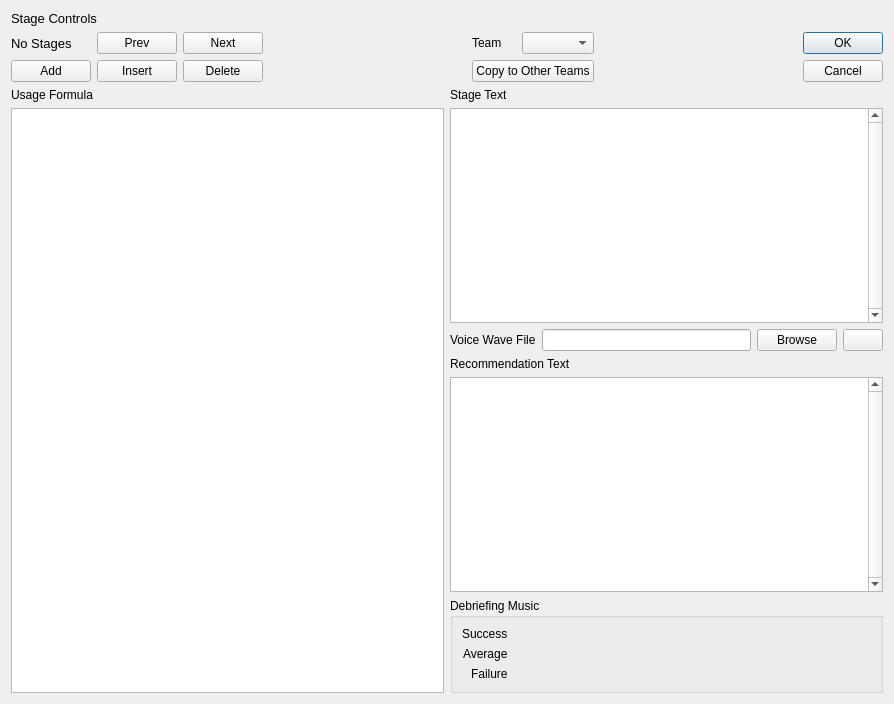
<?xml version="1.0" encoding="UTF-8"?>
<ui version="4.0">
 <class>fso::fred::dialogs::DebriefingDialog</class>
 <widget class="QDialog" name="fso::fred::dialogs::DebriefingDialog">
  <property name="geometry">
   <rect>
    <x>0</x>
    <y>0</y>
    <width>894</width>
    <height>704</height>
   </rect>
  </property>
  <property name="windowTitle">
   <string>Debriefing</string>
  </property>
  <layout class="QGridLayout" name="gridLayout_3">
   <item row="2" column="2">
    <layout class="QVBoxLayout" name="topLevelVerticalLayout">
     <item>
      <widget class="QLabel" name="stageControlLabel">
       <property name="font">
        <font>
         <pointsize>10</pointsize>
        </font>
       </property>
       <property name="text">
        <string>Stage Controls</string>
       </property>
      </widget>
     </item>
     <item>
      <layout class="QHBoxLayout" name="stageManagementAndOKLayout">
       <item>
        <layout class="QGridLayout" name="stageManagementLayout">
         <item row="1" column="4">
          <widget class="QLabel" name="teamLabel">
           <property name="text">
            <string>Team</string>
           </property>
          </widget>
         </item>
         <item row="1" column="2" alignment="Qt::AlignLeft">
          <widget class="QPushButton" name="actionNextStage">
           <property name="text">
            <string>Next</string>
           </property>
          </widget>
         </item>
         <item row="2" column="2">
          <widget class="QPushButton" name="actionDeleteStage">
           <property name="text">
            <string>Delete</string>
           </property>
          </widget>
         </item>
         <item row="1" column="3">
          <spacer name="leftTeamSpacer">
           <property name="orientation">
            <enum>Qt::Horizontal</enum>
           </property>
           <property name="sizeHint" stdset="0">
            <size>
             <width>40</width>
             <height>20</height>
            </size>
           </property>
          </spacer>
         </item>
         <item row="2" column="1">
          <widget class="QPushButton" name="actionInsertStage">
           <property name="text">
            <string>Insert</string>
           </property>
          </widget>
         </item>
         <item row="1" column="0">
          <widget class="QLabel" name="currentStageLabel">
           <property name="font">
            <font>
             <pointsize>10</pointsize>
            </font>
           </property>
           <property name="text">
            <string>No Stages</string>
           </property>
          </widget>
         </item>
         <item row="2" column="4" colspan="2">
          <widget class="QPushButton" name="actionCopyToOtherTeams">
           <property name="text">
            <string>Copy to Other Teams</string>
           </property>
          </widget>
         </item>
         <item row="1" column="5">
          <widget class="QComboBox" name="actionChangeTeams"/>
         </item>
         <item row="1" column="6">
          <spacer name="rightTeamSpacer">
           <property name="orientation">
            <enum>Qt::Horizontal</enum>
           </property>
           <property name="sizeHint" stdset="0">
            <size>
             <width>40</width>
             <height>20</height>
            </size>
           </property>
          </spacer>
         </item>
         <item row="1" column="1" alignment="Qt::AlignRight">
          <widget class="QPushButton" name="actionPrevStage">
           <property name="text">
            <string>Prev</string>
           </property>
          </widget>
         </item>
         <item row="2" column="0">
          <widget class="QPushButton" name="actionAddStage">
           <property name="text">
            <string>Add</string>
           </property>
          </widget>
         </item>
        </layout>
       </item>
       <item alignment="Qt::AlignTop">
        <widget class="QDialogButtonBox" name="okAndCancelButtons">
         <property name="orientation">
          <enum>Qt::Vertical</enum>
         </property>
         <property name="standardButtons">
          <set>QDialogButtonBox::Cancel|QDialogButtonBox::Ok</set>
         </property>
        </widget>
       </item>
      </layout>
     </item>
     <item>
      <layout class="QHBoxLayout" name="stageDetailsLayout">
       <item>
        <layout class="QVBoxLayout" name="formulaLayout">
         <item>
          <widget class="QLabel" name="formulaLabel">
           <property name="text">
            <string>Usage Formula</string>
           </property>
          </widget>
         </item>
         <item>
          <widget class="fso::fred::sexp_tree_view" name="formulaTreeView"/>
         </item>
        </layout>
       </item>
       <item>
        <layout class="QVBoxLayout" name="secondaryVerticalLayout">
         <item>
          <widget class="QLabel" name="debriefingTextLabel">
           <property name="text">
            <string>Stage Text</string>
           </property>
          </widget>
         </item>
         <item>
          <widget class="QPlainTextEdit" name="debriefingTextEdit">
           <property name="verticalScrollBarPolicy">
            <enum>Qt::ScrollBarAlwaysOn</enum>
           </property>
           <property name="plainText">
            <string/>
           </property>
          </widget>
         </item>
         <item>
          <layout class="QHBoxLayout" name="voiceFileLayout">
           <item>
            <widget class="QLabel" name="voiceFileLabel">
             <property name="text">
              <string>Voice Wave File</string>
             </property>
            </widget>
           </item>
           <item>
            <widget class="QLineEdit" name="voiceFileLineEdit"/>
           </item>
           <item>
            <widget class="QPushButton" name="voiceFileBrowseButton">
             <property name="text">
              <string>Browse</string>
             </property>
            </widget>
           </item>
           <item>
            <widget class="QPushButton" name="voiceFilePlayButton">
             <property name="text">
              <string/>
             </property>
            </widget>
           </item>
          </layout>
         </item>
         <item>
          <widget class="QLabel" name="recommendationLabel">
           <property name="text">
            <string>Recommendation Text</string>
           </property>
          </widget>
         </item>
         <item>
          <widget class="QPlainTextEdit" name="recommendationTextEdit">
           <property name="verticalScrollBarPolicy">
            <enum>Qt::ScrollBarAlwaysOn</enum>
           </property>
          </widget>
         </item>
         <item>
          <widget class="QGroupBox" name="musicLayout">
           <property name="title">
            <string>Debriefing Music</string>
           </property>
           <layout class="QFormLayout" name="formLayout">
            <property name="labelAlignment">
             <set>Qt::AlignRight|Qt::AlignTrailing|Qt::AlignVCenter</set>
            </property>
            <item row="0" column="0">
             <widget class="QLabel" name="successMusicLabel">
              <property name="text">
               <string>Success</string>
              </property>
             </widget>
            </item>
            <item row="0" column="1">
             <widget class="fso::fred::MusicComboWidget" name="successMusicWidget"/>
            </item>
            <item row="1" column="0">
             <widget class="QLabel" name="averageMusicLabel">
              <property name="text">
               <string>Average</string>
              </property>
             </widget>
            </item>
            <item row="1" column="1">
             <widget class="fso::fred::MusicComboWidget" name="averageMusicWidget"/>
            </item>
            <item row="2" column="0">
             <widget class="QLabel" name="failureMusicLabel">
              <property name="text">
               <string>Failure</string>
              </property>
             </widget>
            </item>
            <item row="2" column="1">
             <widget class="fso::fred::MusicComboWidget" name="failureMusicWidget"/>
            </item>
           </layout>
          </widget>
         </item>
        </layout>
       </item>
      </layout>
     </item>
    </layout>
   </item>
  </layout>
 </widget>
 <customwidgets>
  <customwidget>
   <class>fso::fred::sexp_tree_view</class>
   <extends>QTreeView</extends>
   <header>ui/widgets/sexp_tree_view.h</header>
  </customwidget>
  <customwidget>
   <class>fso::fred::MusicComboWidget</class>
   <extends>QWidget</extends>
   <header>ui/widgets/MusicComboWidget.h</header>
  </customwidget>
 </customwidgets>
 <tabstops>
  <tabstop>actionPrevStage</tabstop>
  <tabstop>actionNextStage</tabstop>
  <tabstop>actionAddStage</tabstop>
  <tabstop>actionInsertStage</tabstop>
  <tabstop>actionDeleteStage</tabstop>
  <tabstop>actionChangeTeams</tabstop>
  <tabstop>actionCopyToOtherTeams</tabstop>
  <tabstop>formulaTreeView</tabstop>
  <tabstop>debriefingTextEdit</tabstop>
  <tabstop>voiceFileLineEdit</tabstop>
  <tabstop>voiceFileBrowseButton</tabstop>
  <tabstop>voiceFilePlayButton</tabstop>
  <tabstop>recommendationTextEdit</tabstop>
  <tabstop>successMusicWidget</tabstop>
  <tabstop>averageMusicWidget</tabstop>
  <tabstop>failureMusicWidget</tabstop>
  <tabstop>okAndCancelButtons</tabstop>
 </tabstops>
 <resources>
  <include location="../resources/resources.qrc"/>
 </resources>
 <connections/>
</ui>
